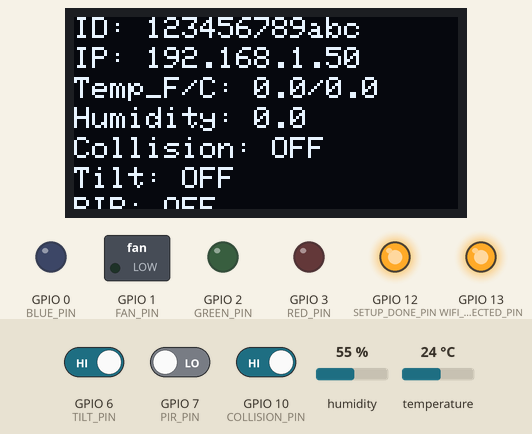
Recording of a program running on a simulated ESP32-C3. On the bench: 128×64 one-colour display, switched loads named in the program (green lamp = pin HIGH), output pins drawn as LEDs (lit = HIGH). The inputs (shaded band) are chosen by the test bench; at power-on: GPIO 6 (TILT_PIN) HIGH, humidity 55 %, GPIO 7 (PIR_PIN) LOW, GPIO 10 (COLLISION_PIN) HIGH, temperature 24 °C. WiFi joins after 1.5 s; servers stay silent unless stated; what the program prints to the serial monitor is not drawn.

Above: at 2.7 s.
2.8 s: GPIO 6 (TILT_PIN) driven LOW
At 3.2 s:
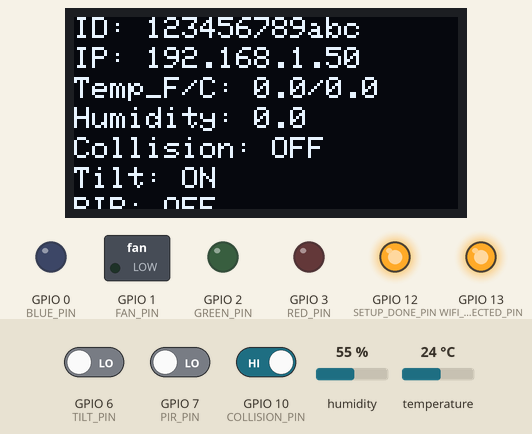
16.6 s: humidity set to 22 %
At 20.9 s:
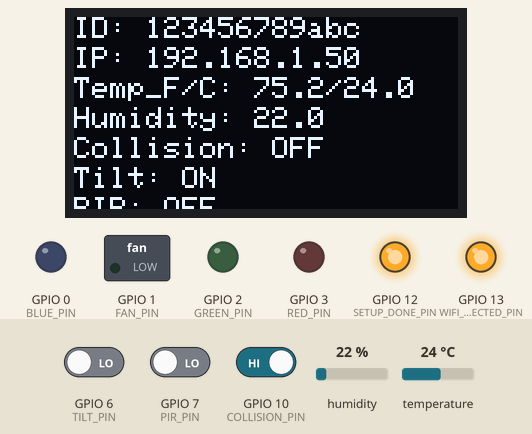
30.4 s: GPIO 7 (PIR_PIN) driven HIGH
At 30.7 s:
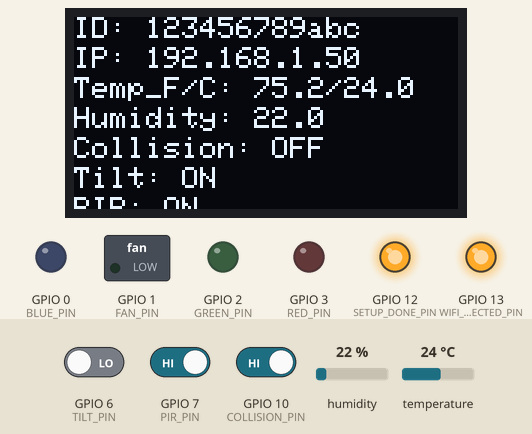
44.2 s: GPIO 10 (COLLISION_PIN) driven LOW
At 45.0 s:
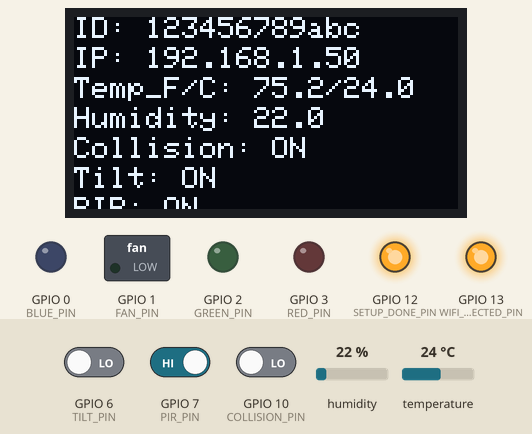
58.0 s: temperature set to 12 °C
At 61.2 s:
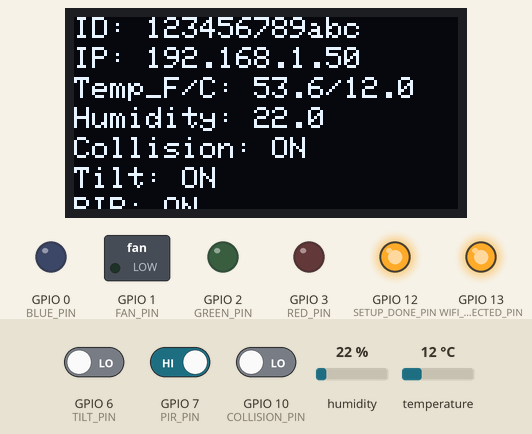
71.8 s: GPIO 6 (TILT_PIN) driven HIGH
At 72.2 s:
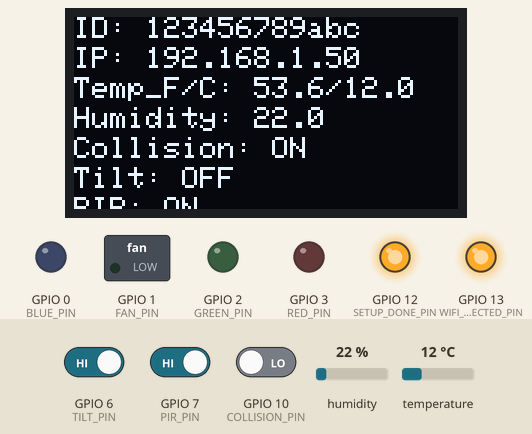
Timing chart, 0 to 74.8 s (numbered marks = the images above; inputs shaded):
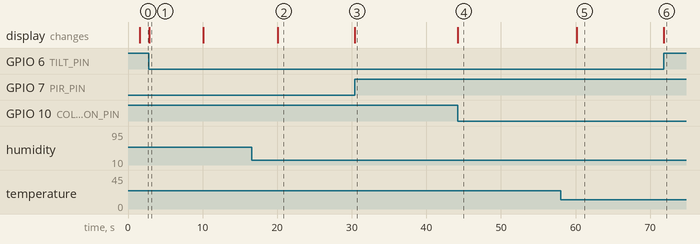

The program:

main.cpp
```cpp
#include <Arduino.h>
#include <WiFi.h>
#include <Arduino.h>
#include <DHT.h>
#include <Wire.h>             // Include Wire library for I2C communication
#include <Adafruit_GFX.h>     // Include Adafruit GFX library for OLED display
#include <Adafruit_SSD1306.h> // Include Adafruit SSD1306 library for OLED display
#include <WiFiManager.h>

// Global device ID
String deviceID;

// Pin definitions
constexpr auto SETUP_DONE_PIN = 12;
constexpr auto WIFI_CONNECTED_PIN = 13;
constexpr auto RED_PIN = 3;
constexpr auto GREEN_PIN = 2;
constexpr auto BLUE_PIN = 0;
constexpr auto FAN_PIN = 1;
constexpr auto COLLISION_PIN = 10;
constexpr auto TILT_PIN = 6;
constexpr auto PIR_PIN = 7;
constexpr auto DHT_PIN = 8;

// OLED display settings
constexpr auto SCREEN_WIDTH = 128;         // OLED display width
constexpr auto SCREEN_HEIGHT = 64;         // OLED display height
constexpr auto OLED_RESET = -1;            // Reset pin (or -1 if sharing Arduino reset pin)
constexpr auto SDA_PIN = 4;                // I2C SDA pin
constexpr auto SCL_PIN = 5;                // I2C SCL pin
constexpr auto SSD1306_I2C_ADDRESS = 0x3C; // OLED display address

// Create display object
Adafruit_SSD1306 display(SCREEN_WIDTH, SCREEN_HEIGHT, &Wire, OLED_RESET);

// DHT sensor
DHT dht(DHT_PIN, DHT11);

// Function declarations
void initOled();

void updateOLEDInfo(); // New function
void readDHT11();
void controlLED();
void rotateFan();

void IRAM_ATTR onCollisionInterrupt();
void IRAM_ATTR onTiltInterrupt();
void IRAM_ATTR onPIRInterrupt();

// Volatile status variables for ISR
volatile bool collisionStatus = false;
volatile bool tiltStatus = false;
volatile bool pirStatus = false;

// Timing for non-blocking OLED update
unsigned long lastOledUpdate = 0;
const unsigned long oledUpdateInterval = 10000; // 10 seconds

// Store last sensor values
float lastTempC = 0.0;
float lastTempF = 0.0;
float lastHumidity = 0.0;

void setup()
{
  Serial.begin(115200);

  deviceID = String(ESP.getEfuseMac(), HEX);

  pinMode(SETUP_DONE_PIN, OUTPUT);
  pinMode(WIFI_CONNECTED_PIN, OUTPUT);
  pinMode(RED_PIN, OUTPUT);
  pinMode(GREEN_PIN, OUTPUT);
  pinMode(BLUE_PIN, OUTPUT);
  pinMode(FAN_PIN, OUTPUT);
  pinMode(COLLISION_PIN, INPUT);
  pinMode(TILT_PIN, INPUT);
  pinMode(PIR_PIN, INPUT);
  pinMode(DHT_PIN, INPUT);

  digitalWrite(SETUP_DONE_PIN, LOW);
  digitalWrite(WIFI_CONNECTED_PIN, LOW);

  // Indicate setup() is completed
  digitalWrite(SETUP_DONE_PIN, HIGH);

  WiFi.mode(WIFI_STA);

  WiFiManager wm;

  wm.autoConnect("ESP32JUN");

  Serial.println("Connected!");

  // Indicate WiFi is connected
  if (WiFi.status() == WL_CONNECTED)
  {
    digitalWrite(WIFI_CONNECTED_PIN, HIGH);
  }

  // Attach interrupts
  attachInterrupt(digitalPinToInterrupt(COLLISION_PIN), onCollisionInterrupt, CHANGE);
  attachInterrupt(digitalPinToInterrupt(TILT_PIN), onTiltInterrupt, CHANGE);
  attachInterrupt(digitalPinToInterrupt(PIR_PIN), onPIRInterrupt, CHANGE);

  // Initialize DHT sensor
  dht.begin();

  // Initialize OLED
  initOled();
}

void loop()
{
  unsigned long now = millis();
  if (now - lastOledUpdate >= oledUpdateInterval)
  {
    lastOledUpdate = now;
    readDHT11(); // Only read sensor every 10 seconds
  }
  updateOLEDInfo(); // Update OLED as often as possible for responsiveness
}

void initOled()
{
  // Initialize I2C with custom pins
  Wire.begin(SDA_PIN, SCL_PIN);

  // Initialize OLED display
  display.begin(SSD1306_SWITCHCAPVCC, 0x3C);

  // Clear the display buffer
  display.clearDisplay();

  // Display startup message
  display.setTextSize(1);              // Set text size
  display.setTextColor(SSD1306_WHITE); // Set text color
  display.setCursor(0, 0);             // Set cursor position
  display.println("Initializing...");  // Display startup message
  display.display();                   // Display the message
}

// Function to update OLED with deviceID, IP, and temp_F
void updateOLEDInfo()
{
  float tempC = lastTempC;
  float tempF = lastTempF;
  float humidity = lastHumidity;

  String collisionStatusStr = collisionStatus ? "ON" : "OFF";
  String tiltStatusStr = tiltStatus ? "ON" : "OFF";
  String pirStatusStr = pirStatus ? "ON" : "OFF";

  display.clearDisplay();
  display.setTextSize(1);
  display.setTextColor(SSD1306_WHITE);
  display.setCursor(0, 0); // 1st row
  display.println("ID: " + deviceID);
  display.setCursor(0, 10); // 2nd row
  display.println("IP: " + WiFi.localIP().toString());
  display.setCursor(0, 20); // 3rd row
  display.println("Temp_F/C: " + String(tempF, 1) + "/" + String(tempC, 1));
  display.setCursor(0, 30); // 4th row
  display.println("Humidity: " + String(humidity, 1));
  display.setCursor(0, 40); // 5th row
  display.println("Collision: " + collisionStatusStr);
  display.setCursor(0, 50); // 6th row
  display.println("Tilt: " + tiltStatusStr);
  display.setCursor(0, 60); // 7th row
  display.println("PIR: " + pirStatusStr);
  display.display();
}

// ISR implementations
void IRAM_ATTR onCollisionInterrupt()
{
  collisionStatus = digitalRead(COLLISION_PIN) == LOW;
}
void IRAM_ATTR onTiltInterrupt()
{
  tiltStatus = digitalRead(TILT_PIN) == LOW;
}
void IRAM_ATTR onPIRInterrupt()
{
  pirStatus = digitalRead(PIR_PIN) == HIGH;
}

void readDHT11()
{
  float tC = dht.readTemperature();
  float tF = dht.readTemperature(true);
  float h = dht.readHumidity();
  if (!isnan(tC))
    lastTempC = tC;
  if (!isnan(tF))
    lastTempF = tF;
  if (!isnan(h))
    lastHumidity = h;
}
```

Measured:
- after the input at 2.8 s, the display: changes after 0.05 s (image 1)
- after the input at 16.6 s, the display: changes after 3.5 s (image 2)
- after the input at 30.4 s, the display: changes at once (image 3)
- after the input at 44.2 s, the display: changes at once (image 4)
- after the input at 58.0 s, the display: changes after 2.1 s (image 5)
- after the input at 71.8 s, the display: changes at once (image 6)
- what the display in image 1 shows lasts 7.3 s, from 2.8 s to 10.1 s
